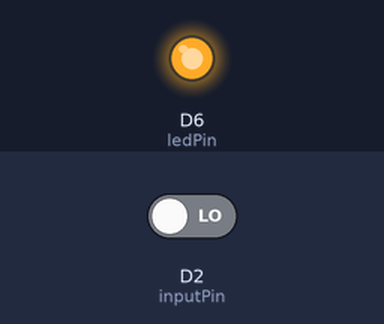
The program below on a simulated Arduino MKR. Parts: output pins drawn as LEDs (lit = HIGH). The inputs (shaded band) are chosen by the test bench; at power-on: D2 (inputPin) LOW.

Above: at 1.2 s.
1.3 s: D2 (inputPin) driven HIGH
At 2.5 s:
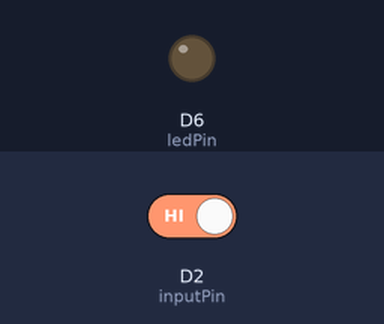
2.8 s: D2 (inputPin) driven LOW
At 3.9 s:
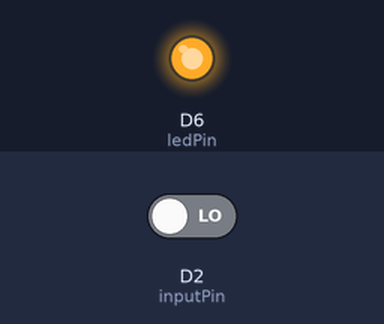
Timing chart, 0 to 5.8 s (numbered marks = the images above; inputs shaded):
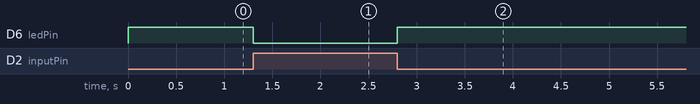

Measured:
- after the input at 1.3 s, D6 (ledPin): HIGH → LOW at once
- after the input at 2.8 s, D6 (ledPin): LOW → HIGH at once

The program:

main.cpp
```cpp
#include <Arduino.h>

/*
  # Description:
  # When you push the digital button, the Led 13 on the board will turn off. Otherwise,the led turns on.
*/
int ledPin = LED_BUILTIN;                // choose the pin for the LED
int inputPin = 2;               // Connect sensor to input pin 3


void setup() {
  pinMode(ledPin, OUTPUT);      // declare LED as output
  pinMode(inputPin, INPUT);     // declare pushbutton as input
}

void loop(){
  int val = digitalRead(inputPin);  // read input value
  if (val == HIGH) {            // check if the input is HIGH
    digitalWrite(ledPin, LOW);  // turn LED OFF
  } else {
    digitalWrite(ledPin, HIGH); // turn LED ON
  }
}
```
